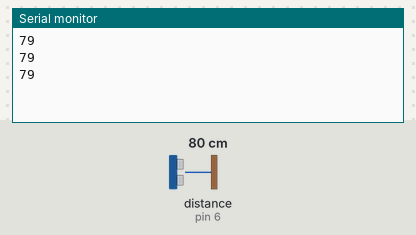
Simulated run of this sketch. Board: Arduino Uno, built with avr-gcc and run on an emulated ATmega328P. Parts: the last lines printed to the serial monitor. Wiring (inferred from the names in the program): ultrasonic range finder: trigger pin 7; echo pin 6. The test bench sets the inputs (shaded band); at power-on: distance to the obstacle (sensor on pin 6) 80 cm. The echo pulse lasts 58.3 µs per cm.

Above: at 1.2 s.
1.3 s: distance to the obstacle (sensor on pin 6) set to 2 cm
At 1.88 s:
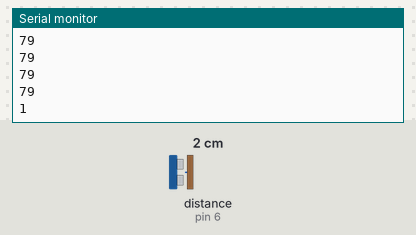
2.8 s: distance to the obstacle (sensor on pin 6) set to 4 cm
At 3.08 s:
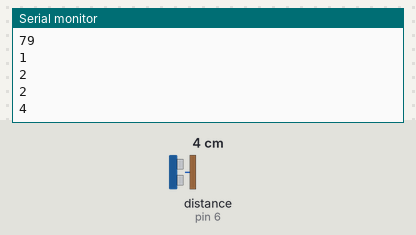
Timing chart, 0 to 5.8 s (numbered marks = the images above; inputs shaded):
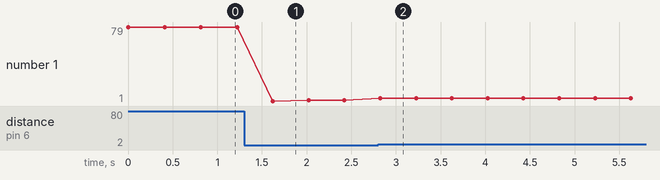

Measured:
- after the input at 1.3 s, the serial monitor: prints a new line after 0.32 s (image 1)
- after the input at 2.8 s, the serial monitor: prints a new line at once (image 2)
- plotted number 1: 79 → 2 after the input at 1.3 s, 2 → 4 after the input at 2.8 s

The sketch:

UltraSonic_V1.ino
```cpp
unsigned long echo = 0;
int ultraSoundSignal = 7; // Ultrasound signal pin
int ultraSonicEcho = 6;
unsigned long ultrasoundValue = 0;

void setup()
{
  Serial.begin(9600);
  pinMode(ultraSoundSignal,OUTPUT);
  pinMode(ultraSonicEcho,INPUT);
}

unsigned long ping()
{
  //pinMode(ultraSoundSignal, OUTPUT); // Switch signalpin to output
  digitalWrite(ultraSoundSignal, LOW); // Send low pulse
  delayMicroseconds(2); // Wait for 2 microseconds
  digitalWrite(ultraSoundSignal, HIGH); // Send high pulse
  delayMicroseconds(5); // Wait for 5 microseconds
  digitalWrite(ultraSoundSignal, LOW); // Holdoff
  //pinMode(ultraSoundSignal, INPUT); // Switch signalpin to input
  digitalWrite(ultraSonicEcho, HIGH); // Turn on pullup resistor
  // please note that pulseIn has a 1sec timeout, which may
  // not be desirable. Depending on your sensor specs, you
  // can likely bound the time like this -- marcmerlin
  // echo = pulseIn(ultraSoundSignal, HIGH, 38000)
  echo = pulseIn(ultraSonicEcho, HIGH); //Listen for echo
  ultrasoundValue = (echo / 58.138); //convert to CM then to inches
  return ultrasoundValue;
}

void loop()
{
  unsigned int x = 0;
  x = ping();
  if(x!=0) //due to a problem that cause it to read "0" a lot
    Serial.println(x);
  delay(400); //delay 1/4 seconds.
}
```

Source.cpp
```cpp
#define CONSTANTTEN 10
#define f(X,Y) (2*X)+Y

#include <stdio.h>

int main()
{
	int a = 63;
	printf("%d \n", f(a, CONSTANTTEN));
}
```
